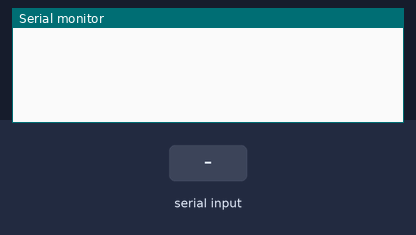
Recording of a sketch running on a simulated Arduino Uno, built with avr-gcc and run on an emulated ATmega328P. Shown: the last lines printed to the serial monitor. Inputs (shaded band) come from the test bench.

Above: at 1.2 s.
1.3 s: "90,45\n" received over Serial
At 2.9 s:
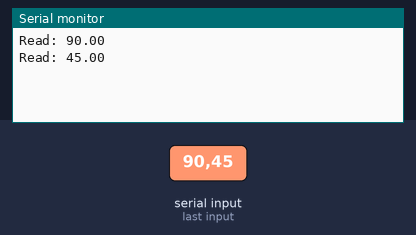
3.8 s: "30,150\n" received over Serial
At 6.0 s:
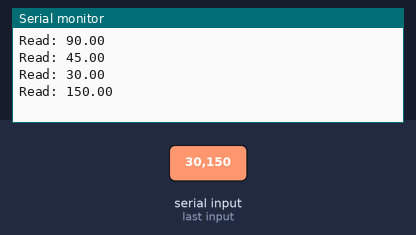
Timing chart, 0 to 7.5 s (numbered marks = the images above; inputs shaded):
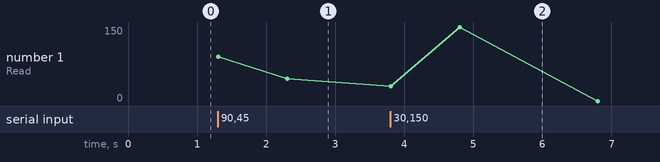

Measured:
- after the input at 1.3 s, the serial monitor: prints a new line at once (image 1)
- after the input at 3.8 s, the serial monitor: prints a new line at once (image 2)

The sketch:

read_text.ino
```cpp
float col;

void setup() {

  Serial.begin(9600);

}


void loop() {

  while(Serial.available()>0){

    col=Serial.parseFloat();

    Serial.print("Read: ");

    Serial.println(col);

    delay(1000);

  }

}
```
